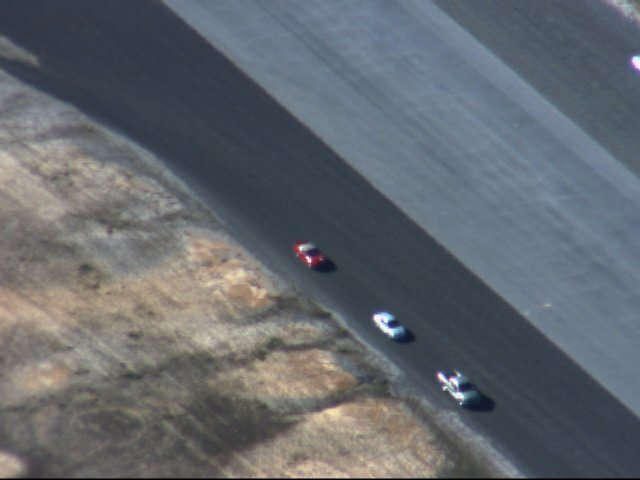
#> input picture images/frame00000.jpg, 640 x 480 px, found by its file name
$ python hsv.py   (Python 2 division)
#> lines starting #> are read from the running program, lines starting #| are printed output that depends on the picture; after the words box and inside, x2 and y2 are one past the last pixel; in counts of white or black regions, pixels touching at a corner belong together
import numpy as np
import cv2

#Loading the image
img = np.array(cv2.imread('frame00000.jpg',1))
#> img is the input picture: shape (480, 640, 3); mean B, G, R 109.9, 104.1, 98.8

#Converting the colour space from RGB to HSV
hsv = cv2.cvtColor(img, cv2.COLOR_BGR2HSV)
#> hsv: shape (480, 640, 3); mean H, S, V 80.6, 49.7, 115.2

#Function used to determine the hue value of any colour
red = np.uint8([[[224,206,162 ]]])
print cv2.cvtColor(red,cv2.COLOR_BGR2HSV)

#Defining a range over which target will be searched
lower_red = np.array([0,50,50])
upper_red = np.array([10,255,255])

# Thresholding the HSV image to get only red colors
mask = cv2.inRange(hsv, lower_red, upper_red)
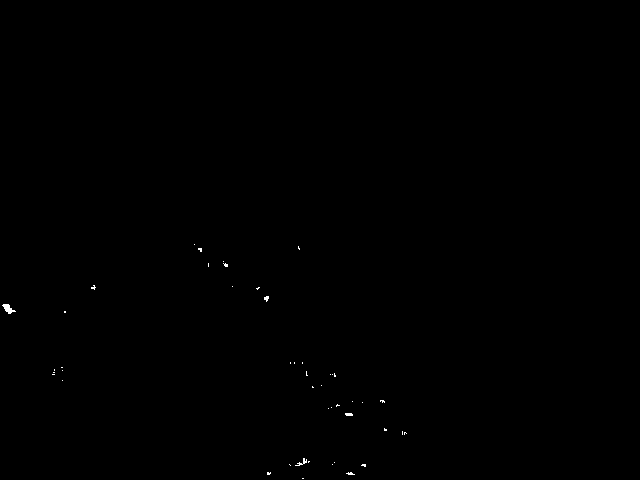
#> mask: shape (480, 640); 0.1% white in thin lines or dots, all inside (x1, y1, x2, y2) = (2, 244, 407, 479)

#Finding the mean coordinate
white = []

for i in range(240):
	for j in range(352):
		if mask[i][j] > 0:
			white.append([i,j])

mean1 = np.mean(white, axis=0)

#Drawing the circular marker
#> (the run stopped early here; a loop or call above may not have finished)
